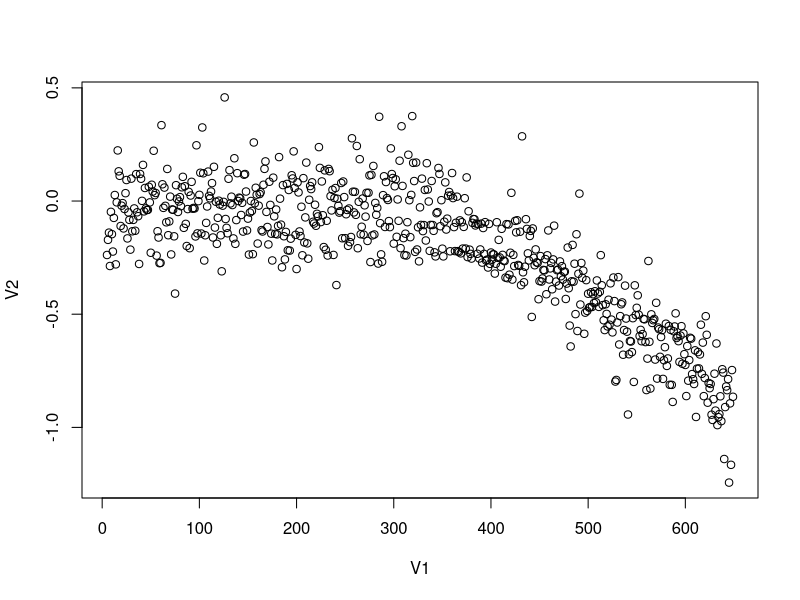
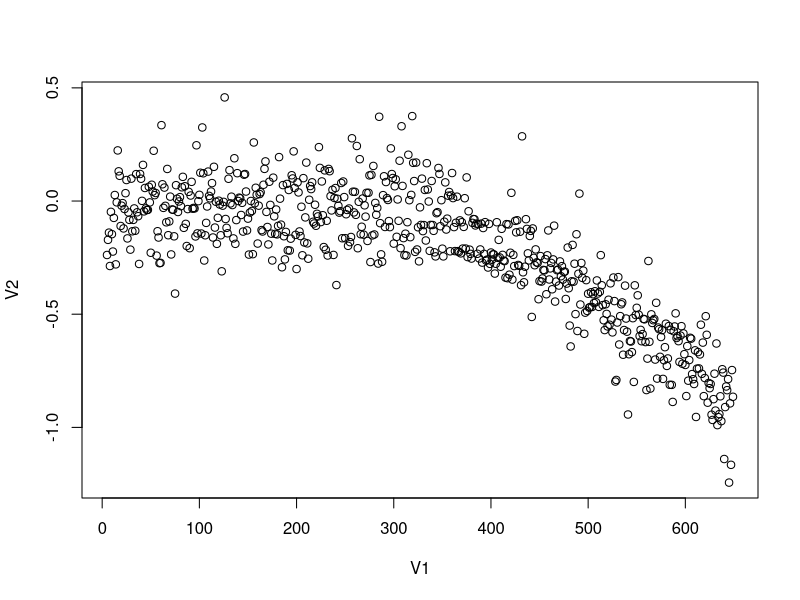

Source code (R) for these figures, in order:

a <-read.csv("trial-final-20-20171229151210.csv", header = FALSE)
plot(a)
png("trial-final-20-20171229151210.csv.png")
plot(a)

